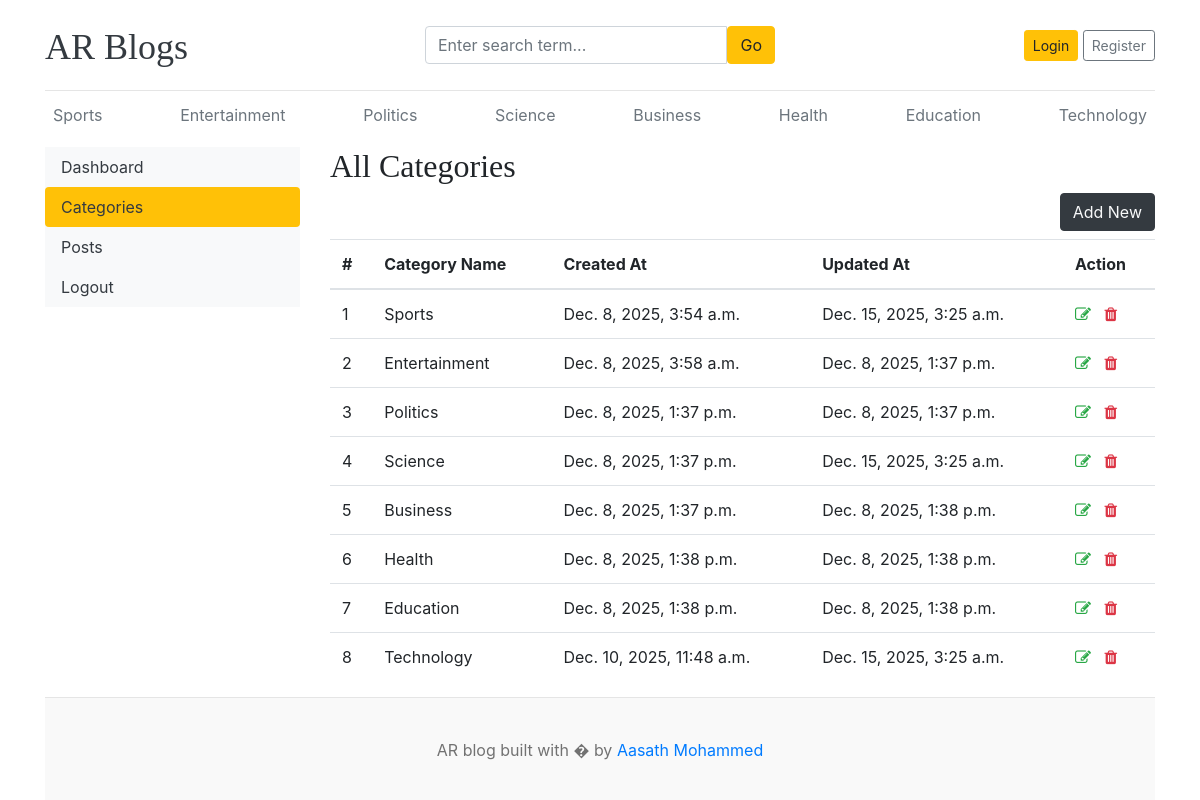
The app's page /dashboard/category/ with its own data.
### blogs/models.py (models this page shows)
class Category(models.Model):
  category_name = models.CharField(max_length=50, unique=True)
  created_at = models.DateTimeField(auto_now_add=True)
  updated_at = models.DateTimeField(auto_now=True)
  class Meta:
    verbose_name = 'category'
    verbose_name_plural = 'categories'
  def __str__(self):
    return self.category_name

### dashboard/views.py (the view)
# urls.py: path('category/', include('blogs.urls')),
def category(request):
  return render(request, 'dashboard/category.html')

### about/context_processor.py (called while the page is built)
def get_link(request):
  links = Links.objects.all()
  return dict(links=links)

### blogs/context_processor.py (called while the page is built)
def get_category(request):
  categories = Category.objects.all()
  return dict(categories=categories)

### templates/Dashboard/category.html (shortened to what this page needs)
{% extends 'base.html' %}
{% block content %}
<div class="row">
    {% include 'dashboard/sidebar.html' %}
    <div class="col-md-9">
        <h2>All Categories</h2>
        <a href="{% url 'add_category'%}" class="btn btn-dark text-light float-right mb-2">Add New</a>
        <table class="table table-hover">
            <thead>
              <tr>
                <th>#</th>
                <th>Category Name</th>
                <th>Created At</th>
                <th>Updated At</th>
                <th>Action</th>
              </tr>
            </thead>
            <tbody>
            {% for cat in categories %}
              <tr>
                <td>{{ forloop.counter }}</td>
                <td>{{ cat }}</td>
                <td>{{ cat.created_at }}</td>
                <td>{{ cat.updated_at }}</td>
                <td>
                    <a href="{% url 'edit_category' cat.id %}"><i class="fa fa-edit text-success"></i></a>
                    <a href="{% url 'delete_category' cat.id %}"><i class="fa fa-trash text-danger"></i></a>
                </td>
              </tr>
            {% endfor %}
            </tbody>
          </table>
    </div>
</div>
{% endblock %}

### templates/base.html (shortened to what this page needs)
{% load static %}
<!DOCTYPE html>
<html lang="en">
<head>
    <link href="https://getbootstrap.com/docs/4.0/dist/css/bootstrap.min.css" rel="stylesheet">
    <link href="{% static 'css/blog.css' %}" rel="stylesheet">
    <link rel="stylesheet" href="https://cdnjs.cloudflare.com/ajax/libs/font-awesome/4.7.0/css/font-awesome.min.css">
  </head>
<body>
    <div class="container">
      <header class="blog-header py-3">
        <div class="row flex-nowrap justify-content-between align-items-center">
          <div class="col-4 pt-1">
            <a class="blog-header-logo text-dark" href="/">AR Blogs </a>
          </div>
           <div class="col-4">
            <form action="{% url 'search' %}" method="GET">
              <div class="input-group">
                <input class="form-control" type="text" name="keyword" value="{{keyword}}" placeholder="Enter search term..." aria-label="Enter search term..." aria-describedby="button-search" />
                <button type="submit" class="btn btn-warning" id="button-search" type="button">Go</button>
            </div>
            </form>
          </div>
          <div class="col-4 d-flex justify-content-end align-items-center">
          {% if not user.is_authenticated %}
            <a class="btn btn-sm btn-warning" href="{% url 'login'%}">Login</a> &nbsp;
            <a class="btn btn-sm btn-outline-secondary" href="{% url 'register'%}">Register</a>
          {% else %}
            <a class="btn btn-sm " href="{%url 'dashboard'%}">Dashboard</a> &nbsp;
            <a class="btn btn-sm btn-warning" href="{% url 'logout'%}">Logout</a> &nbsp;
          {% endif %}
          </div>
        </div>
      </header>
          <div class="nav-scroller py-1 mb-2">
        <nav class="nav d-flex justify-content-between">
          {% for category in categories %}
          <a class="p-2 text-muted" href="{% url 'post_by_category' category.id %}">{{category.category_name}}</a>
          {% endfor %}
        </nav>
      </div>
{% block content%}{% endblock %}
<footer class="blog-footer">
  <p>AR blog built with � by <a href="#">Aasath Mohammed</a></p>
</footer>
</body>
</html>

### blog_main/static/css/blog.css (style rules this page uses)
.blog-header { border-bottom: 1px solid #e5e5e5; }
.blog-header-logo { font-family: "Playfair Display", Georgia, "Times New Roman", serif; font-size: 2.25rem; }
h1, h2, h3, h4, h5, h6 { font-family: "Playfair Display", Georgia, "Times New Roman", serif; }
.blog-footer { padding: 2.5rem 0; color: #727272; text-align: center; background-color: #f9f9f9; border-top: .05rem solid #e5e5e5; }
.blog-footer p:last-child { margin-bottom: 0; }

### records on screen
Category: category_name "Sports", created_at "Dec. 8, 2025, 3:54 a.m.", updated_at "Dec. 15, 2025, 3:25 a.m."
Category: category_name "Entertainment", created_at "Dec. 8, 2025, 3:58 a.m.", updated_at "Dec. 8, 2025, 1:37 p.m."
Category: category_name "Politics", created_at "Dec. 8, 2025, 1:37 p.m.", updated_at "Dec. 8, 2025, 1:37 p.m."
Category: category_name "Science", created_at "Dec. 8, 2025, 1:37 p.m.", updated_at "Dec. 15, 2025, 3:25 a.m."
Category: category_name "Business", created_at "Dec. 8, 2025, 1:37 p.m.", updated_at "Dec. 8, 2025, 1:38 p.m."
Category: category_name "Health", created_at "Dec. 8, 2025, 1:38 p.m.", updated_at "Dec. 8, 2025, 1:38 p.m."
Category: category_name "Education", created_at "Dec. 8, 2025, 1:38 p.m.", updated_at "Dec. 8, 2025, 1:38 p.m."
Category: category_name "Technology", created_at "Dec. 10, 2025, 11:48 a.m.", updated_at "Dec. 15, 2025, 3:25 a.m."
